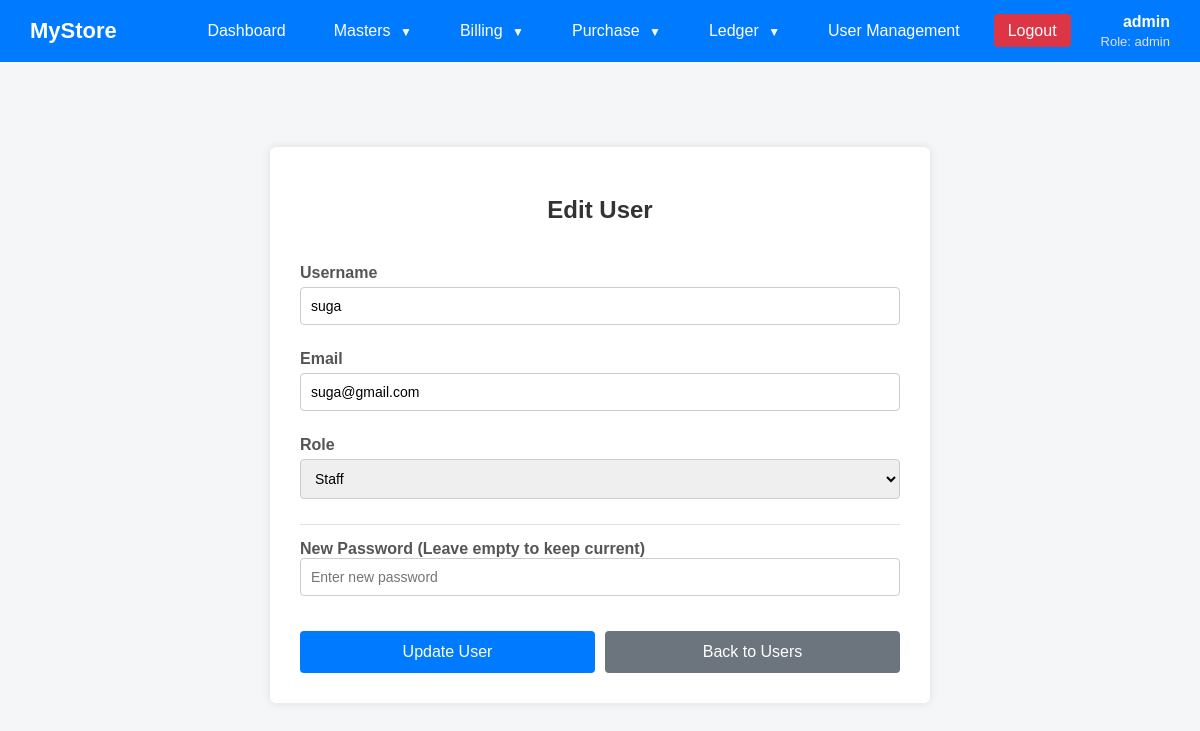
Screenshot of /edit_user.php?id=2 (signed in) with the database file from the repository.
### tables this page shows
CREATE TABLE `users` (
  `id` int(11) NOT NULL,
  `username` varchar(50) NOT NULL,
  `email` varchar(100) NOT NULL,
  `password` varchar(50) NOT NULL,
  `role` enum('admin','staff') DEFAULT 'staff',
  `created_at` timestamp NOT NULL DEFAULT CURRENT_TIMESTAMP,
  `lastlogin` timestamp NOT NULL DEFAULT CURRENT_TIMESTAMP
);

### edit_user.php (the view, shortened to what this page needs)
<?php
include "db.php";
$id = $_GET['id'];
$result = $conn->query("SELECT * FROM users WHERE id=$id");
$row = $result->fetch_assoc();
?>
<!DOCTYPE html>
<html>
<head>
</head>
<body>
    <?php include "dashboard.php"; ?>
    <div class="container">
        <h2>Edit User</h2>
        <form method="post">
            <label>Username</label>
            <input type="text" name="username" value="<?php echo htmlspecialchars($row['username']); ?>" required>
            <label>Email</label>
            <input type="email" name="email" value="<?php echo htmlspecialchars($row['email']); ?>" required>
            <label>Role</label>
            <select name="role">
                <option value="staff" <?php if($row['role']=="staff") echo "selected"; ?>>Staff</option>
            </select>
            <div class="password-section">
                <label>New Password (Leave empty to keep current)</label>
                <input type="password" name="new_password" placeholder="Enter new password">
            </div>
            <div class="button-group">
                <button type="submit" name="update">Update User</button>
                <a href="users.php" class="back-btn">Back to Users</a>
            </div>
        </form>
    </div>
</body>
</html>

### edit_user.php (style rules this page uses)
body { display: flex; justify-content: center; align-items: center; min-height: 100vh; margin: 0; background: #f0f0f0; font-family: Arial, sans-serif; }
.container { width: 50%; margin: 50px auto; background: white; padding: 30px; border-radius: 6px; box-shadow: 0 0 10px rgba(0,0,0,0.1); }
h2 { text-align: center; margin-bottom: 30px; color: #333; }
form { display: flex; flex-direction: column; }
label { margin: 10px 0 5px; font-weight: bold; color: #555; }
input[type="text"], input[type="email"], input[type="password"], select { padding: 10px; margin-bottom: 15px; border: 1px solid #ccc; border-radius: 4px; font-size: 14px; width: 100%; box-sizing: border-box; }
.button-group { display: flex; gap: 10px; margin-top: 20px; }
button { background: #007bff; color: white; padding: 12px 20px; border: none; border-radius: 4px; cursor: pointer; font-size: 16px; flex: 1; }
.back-btn { background: #6c757d; color: white; padding: 12px 20px; border-radius: 4px; text-decoration: none; text-align: center; flex: 1; }
.password-section { border-top: 1px solid #dee2e6; margin-top: 10px; padding-top: 15px; }

### dashboard.php (style rules this page uses)
body { margin: 0; font-family: Arial, sans-serif; background: #f4f6f8; padding-top: 25px; }

### rows the page displays
users: username "suga", email "suga@gmail.com", role "Staff"

### other values shown
$_SESSION['username'] "admin"
$_SESSION['role'] "admin"
